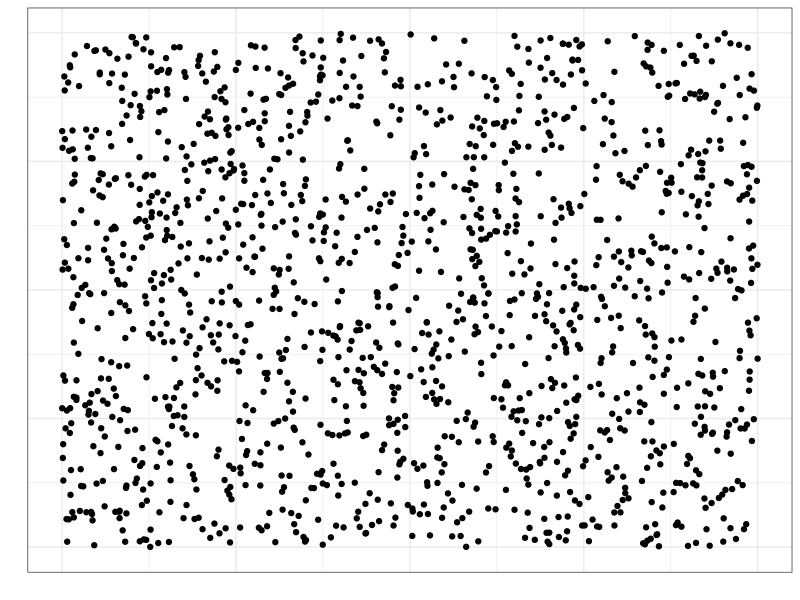
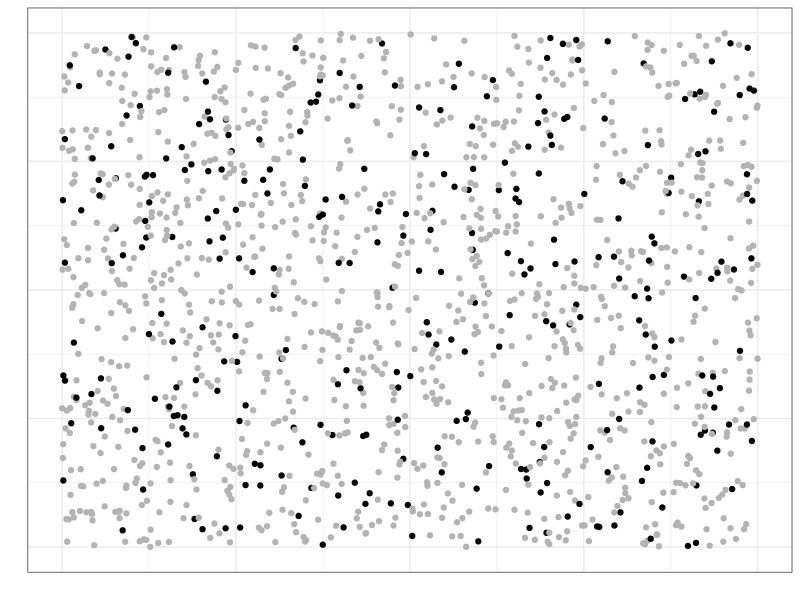
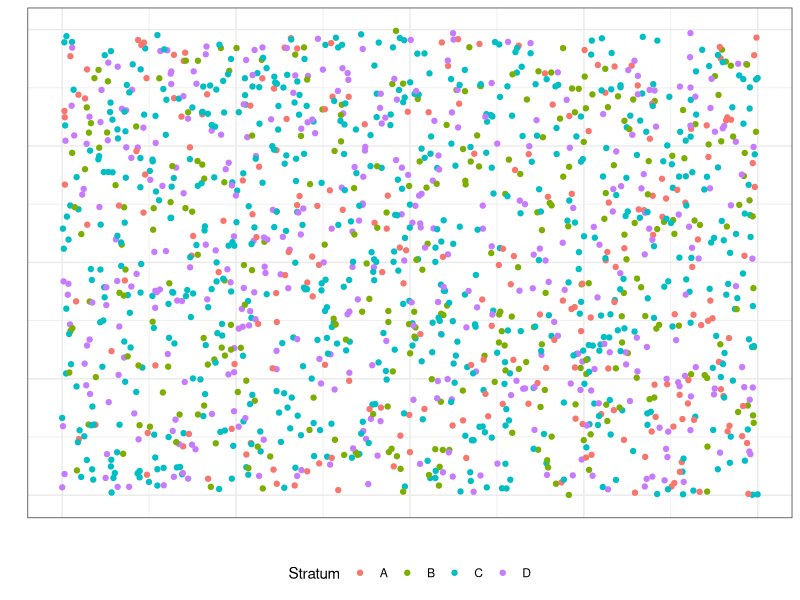
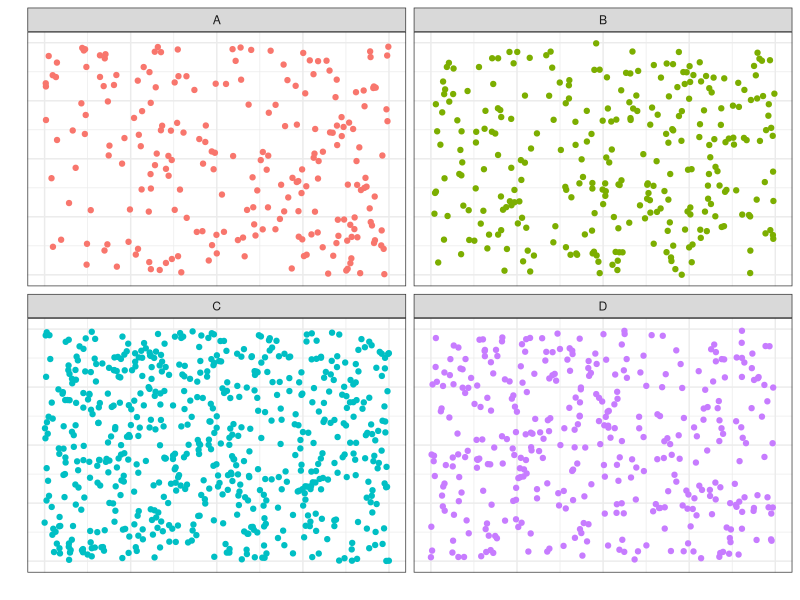
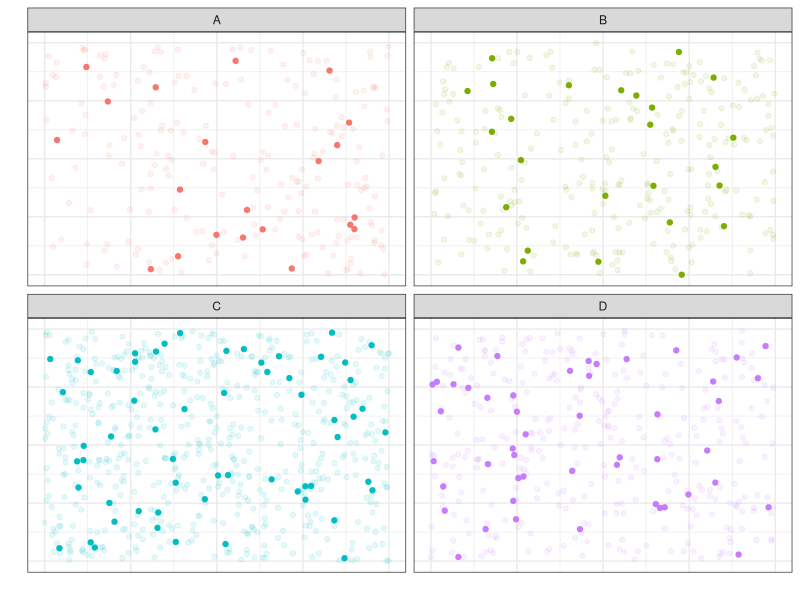
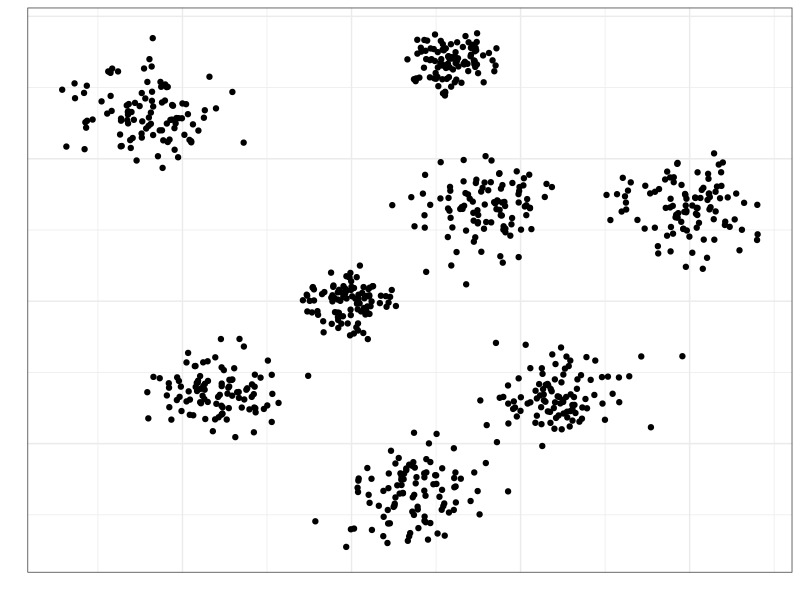
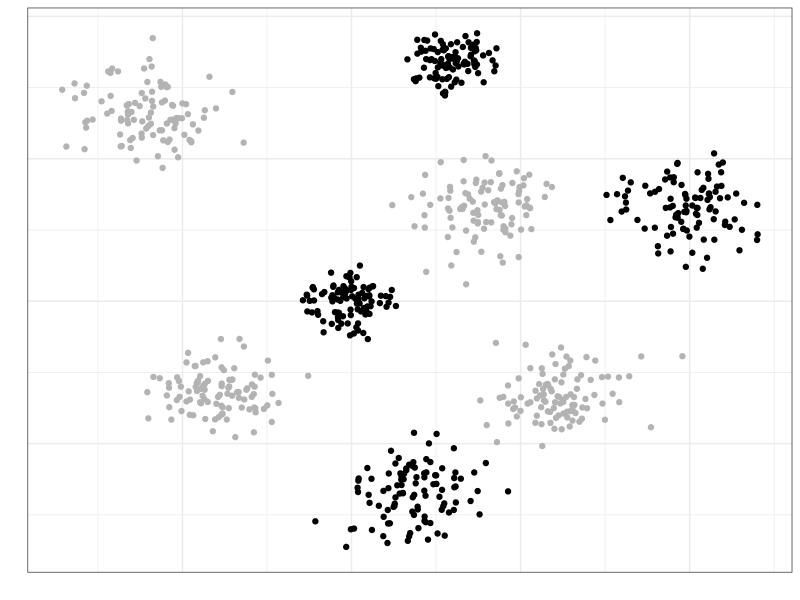
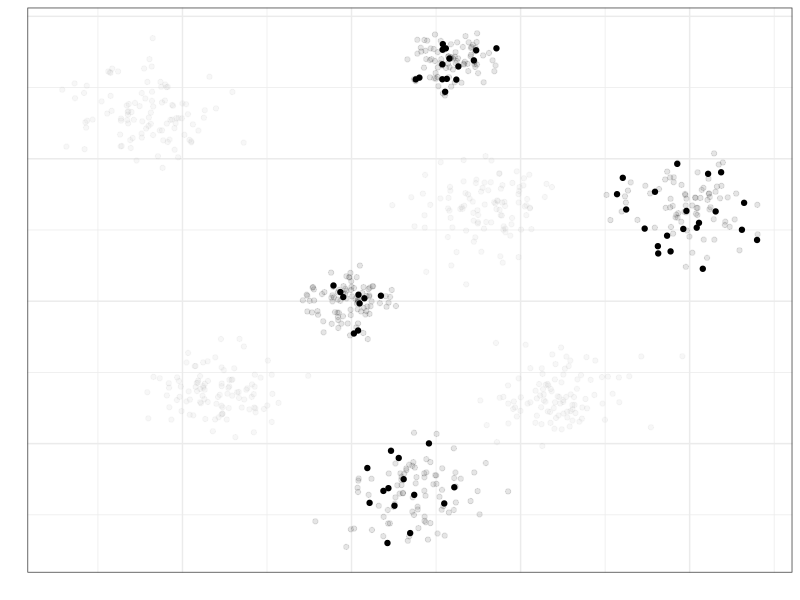

These charts were generated, in order, by the following R code:
## ---- chunk 1
knitr::opts_chunk$set(echo = FALSE, eval = TRUE, message = FALSE, warning = FALSE)
## ---- chunk 2
library(tidyverse)
theme_set(theme_bw())
library(ggforce)
## ---- chunk 3
tibble(x = runif(1500), 
       y = runif(1500), 
       smpl = sample(c(TRUE, FALSE), 1500, 
                     replace = TRUE, prob = c(.2, .8))) -> simple_random_pop

simple_random_pop %>% 
  ggplot(aes(x, y)) +
  geom_point() +
  guides(x = "none", y = "none") +
  labs(x = "", y = "")
## ---- chunk 4
simple_random_pop %>% 
  ggplot(aes(x, y, color = smpl)) +
  geom_point() +
  guides(x = "none", y = "none", color = "none") +
  labs(x = "", y = "") +
  scale_color_manual(values = c(`TRUE` = "black", `FALSE` = "gray70"))
## ---- chunk 5
tibble(x = runif(1500), 
       y = runif(1500), 
       strat = sample(c("A", "B", "C", "D"), 1500, 
                      replace = TRUE, prob = c(.15, .2, .4, .25)),
       smpl = sample(c(TRUE, FALSE), 1500, 
                     replace = TRUE, prob = c(.1, .9))) -> strat_pop

strat_pop %>% 
  ggplot(aes(x, y, color = strat)) +
  geom_point() +
  guides(x = "none", y = "none") +
  labs(x = "", y = "", color = "Stratum") +
  theme(legend.position = "bottom")
## ---- chunk 6
strat_pop %>% 
  ggplot(aes(x, y, color = strat)) +
  geom_point() +
  guides(x = "none", y = "none", color = "none") +
  facet_wrap(~ strat) +
  labs(x = "", y = "", color = "Stratum") +
  theme(legend.position = "bottom")
## ---- chunk 7
strat_pop %>% 
  ggplot(aes(x, y, color = strat, alpha = smpl)) +
  geom_point() +
  guides(x = "none", y = "none", color = "none", alpha = "none") +
  facet_wrap(~ strat) +
  labs(x = "", y = "", color = "Stratum") +
  theme(legend.position = "bottom")
## ---- chunk 8
tibble(x = rnorm(100, 0, .3),
       y = rnorm(100, 0, .3), 
       cluster = TRUE,
       smpl = sample(c(TRUE, FALSE), 100, replace = TRUE, prob = c(.1, .9))) %>% 
  bind_rows(
    tibble(
      x = rnorm(100, 2, .5),
      y = rnorm(100, 2, .5),
      cluster = FALSE, 
      smpl = FALSE
    )
  ) %>% 
  bind_rows(
    tibble(
      x = rnorm(100, -2, .5),
       y = rnorm(100, -2, .5),
      cluster = FALSE,
      smpl = FALSE
    )
  ) %>% 
  bind_rows(
    tibble(
      x = rnorm(100, 1.5, .3),
       y = rnorm(100, 5, .3),
      cluster = TRUE,
      smpl = sample(c(TRUE, FALSE), 100, replace = TRUE, prob = c(.1, .9))
    )
  ) %>% 
  bind_rows(
    tibble(
      x = rnorm(100, 3, .5),
       y = rnorm(100, -2, .5),
      cluster = FALSE,
      smpl = FALSE
    )
  ) %>% 
  bind_rows(
    tibble(
      x = rnorm(100, 1, .5),
       y = rnorm(100, -4, .5),
      cluster = TRUE,
      smpl = sample(c(TRUE, FALSE), 100, replace = TRUE, prob = c(.1, .9))
    )
  ) %>% 
  bind_rows(
    tibble(
      x = rnorm(100, 5, .5),
       y = rnorm(100, 2, .5),
      cluster = TRUE,
      smpl = sample(c(TRUE, FALSE), 100, replace = TRUE, prob = c(.2, .8))
    )
  ) %>% 
  bind_rows(
    tibble(
      x = rnorm(100, -3, .5),
       y = rnorm(100, 4, .5),
      cluster = FALSE,
      smpl = FALSE
    )
  ) -> cluster_pop

cluster_pop %>% 
  ggplot(aes(x, y)) +
  geom_point() +
  guides(x = "none", y = "none", color = "none", alpha = "none") +
  labs(x = "", y = "")
## ---- chunk 9
cluster_pop %>% 
  ggplot(aes(x, y, color = cluster)) +
  geom_point() +
  guides(x = "none", y = "none", color = "none", alpha = "none") +
  labs(x = "", y = "") +
  scale_color_manual(values = c(`TRUE` = "black", `FALSE` = "gray70"))
## ---- chunk 10
cluster_pop %>% 
  ggplot(aes(x, y, color = cluster, alpha = smpl)) +
  geom_point() +
  guides(x = "none", y = "none", color = "none", alpha = "none") +
  labs(x = "", y = "") +
  scale_color_manual(values = c(`TRUE` = "black", `FALSE` = "gray70"))
## ---- chunk 11
ggplot() +
  geom_rect(aes(xmin = -.5, xmax = .5, ymin = -.5, ymax = .5), color = "black", alpha = 0, linewidth = 1) +
  geom_circle(aes(x0 = 0, y0 = 0, r = .5)) +
  guides(x = "none", y = "none") +
  coord_fixed()
## ---- chunk 12
tibble(x = runif(100, -.5, .5),
       y = runif(100, -.5, .5)) %>% 
ggplot() +
  geom_rect(aes(xmin = -.5, xmax = .5, ymin = -.5, ymax = .5), color = "black", alpha = 0, linewidth = 1) +
  geom_circle(aes(x0 = 0, y0 = 0, r = .5)) +
  geom_point(aes(x, y)) +
  guides(x = "none", y = "none") +
  labs(x = "", y = "") +
  coord_fixed()
## ---- chunk 13
tibble(x = runif(1000, -.5, .5),
       y = runif(1000, -.5, .5),
       d = sqrt(x^2 + y^2),
       incirc = ifelse(d <= .5, TRUE, FALSE)) %>% 
ggplot() +
  geom_rect(aes(xmin = -.5, xmax = .5, ymin = -.5, ymax = .5), color = "black", alpha = 0, linewidth = 1) +
  geom_circle(aes(x0 = 0, y0 = 0, r = .5)) +
  geom_point(aes(x, y, color = incirc)) +
  guides(x = "none", y = "none", color = "none") +
  labs(x = "", y = "") +
  coord_fixed() +
  scale_color_manual(values = c(`TRUE` = "black", `FALSE` = "gray70"))
## ---- chunk 14
tibble(x = 1:6, y = 1/6) %>% 
  ggplot(aes(x, y)) +
  geom_point() +
  labs(x = "X", y = "Probability") +
  scale_x_continuous(breaks = 1:6)
## ---- chunk 15
tibble(x = 1:6, y = 1/6 * (1:6)) %>% 
  ggplot(aes(x, y)) +
  geom_point() +
  labs(x = "X", y = "Probability")
## ---- chunk 16
tibble(x = 1:6, y = 1/6) %>% 
  ggplot(aes(x, y)) +
  geom_point() +
  labs(x = "X", y = "Probability") +
  scale_x_continuous(breaks = 1:6)
## ---- chunk 17
ggplot() +
  geom_line(aes(x = c(0, 1), y = 1)) +
  labs(x = "X", y = "???")
## ---- chunk 18
tibble(x = 1:30, 
         y = dbinom(x, 30, .5)) %>%
    ggplot(aes(x, y)) +
    geom_point() +
  labs(x = "X", y = "Probability") +
  scale_x_continuous(breaks = 1:30) -> plot1

tibble(x = seq(1, 30, by = .01), 
         y = dnorm(x, mean = 30*.5, sqrt(30*.25))) %>%
    ggplot(aes(x, y)) +
    geom_line() +
  labs(x = "X", y = "???") +
  scale_x_continuous(breaks = 1:30) -> plot2

gridExtra::grid.arrange(plot1, plot2)
## ---- chunk 19
tibble(x = seq(1, 30, by = .01), 
         y = dnorm(x, mean = 30*.5, sqrt(30*.25))) -> pdf_norm

pdf_norm %>%
  ggplot(aes(x, y)) +
  geom_area(data = pdf_norm %>% 
              filter(x >= 15 & x <= 15.5),
            alpha = .5, fill = "royalblue") +
  geom_area(data = pdf_norm %>% 
              filter(x >= 20 & x <= 20.5),
            alpha = .5, fill = "royalblue") +
  geom_line() +
  labs(x = "X", y = "???") +
  scale_x_continuous(breaks = 1:30)
## ---- chunk 20
tibble(x = seq(-10, 10, by = .01),
       `N(0, 1)` = dnorm(x),
       `N(-0.5, 0.25)` = dnorm(x, -.5, .5),
       `N(0, 2.25)` = dnorm(x, 0, 1.5),
       `N(1, 1)` = dnorm(x, 1, 1),
       `N(2, 4)` = dnorm(x, 2, 2)) %>% 
  pivot_longer(cols = -x, names_to = "dist", values_to = "y") %>% 
  ggplot(aes(x, y, color = dist)) +
  geom_line() +
  labs(x = "Value", 
       y = "Density",
       color = "Parameters") +
  theme(legend.position = c(.85, .75))
## ---- chunk 21
tibble(x = seq(-3.5, 3.5, by = .01),
       y = dnorm(x)) -> st_norm

st_norm %>% 
  ggplot(aes(x, y)) +
  geom_area(data = st_norm %>% filter(x > -1 & x <= 1),
            fill = "royalblue", alpha = .5) +
  geom_area(data = st_norm %>% filter(x > -2 & x <= -1),
            fill = "springgreen", alpha = .5) +
  geom_area(data = st_norm %>% filter(x > 1 & x <= 2),
            fill = "springgreen", alpha = .5) +
  geom_area(data = st_norm %>% filter(x > -3 & x <= -2),
            fill = "orange", alpha = .5) +
  geom_area(data = st_norm %>% filter(x > 2 & x <= 3),
            fill = "orange", alpha = .5) +
  geom_area(data = st_norm %>% filter(x <= -3),
            fill = "darkred", alpha = .5) +
  geom_area(data = st_norm %>% filter(x >= 3),
            fill = "darkred", alpha = .5) +
  geom_line() +
  geom_vline(xintercept = 0, linetype = "dashed") +
  geom_vline(xintercept = c(-3, -2, -1, 1, 2, 3), linetype = "dotted") +
  annotate(x = c(-3.5, -2.5, -1.5, -.5, .5, 1.5, 2.5, 3.5), 
           y = .05, 
           label = c("0.001", "0.021", "0.136", "0.341", "0.341", "0.136", "0.021", "0.001"),
           geom = "text") +
  scale_x_continuous(breaks = -3:3, labels = c("μ-3σ", "μ-2σ", "μ-σ", "μ", "μ+σ", "μ+2σ", "μ+3σ")) +
  labs(x = "Value", 
       y = "Density")
